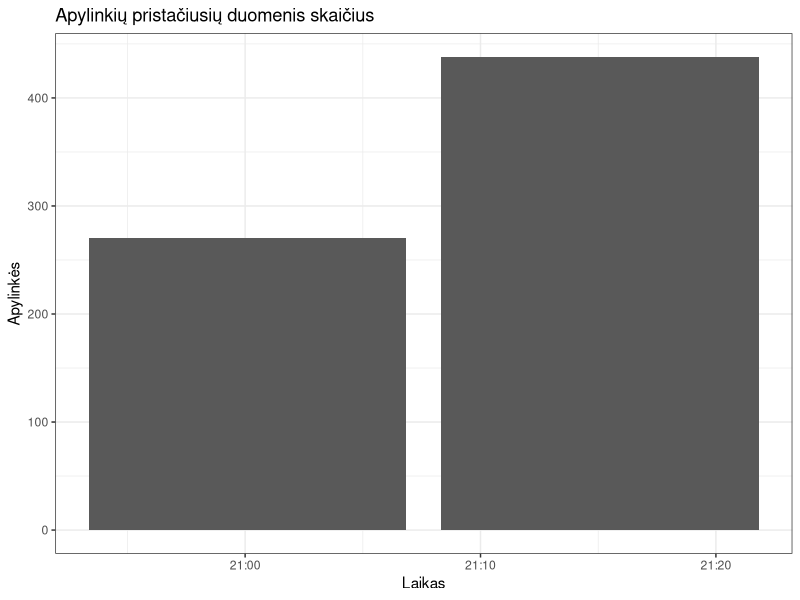
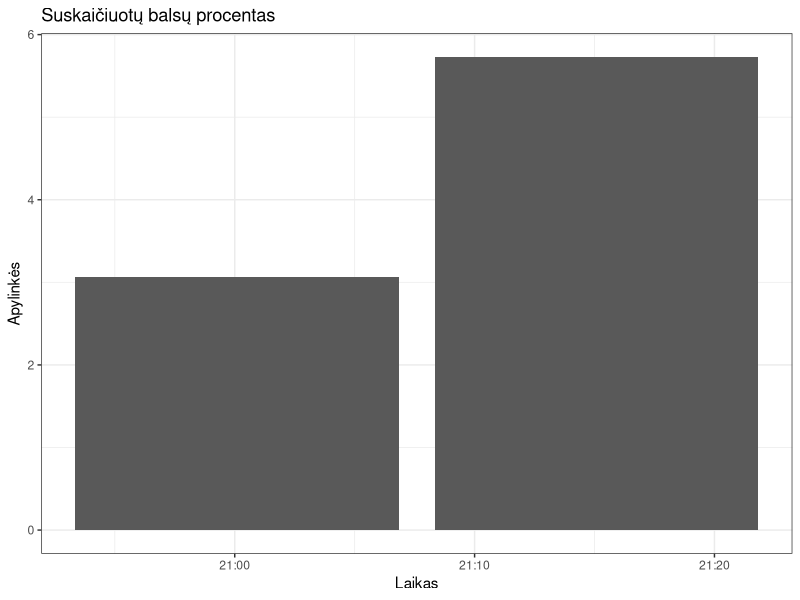
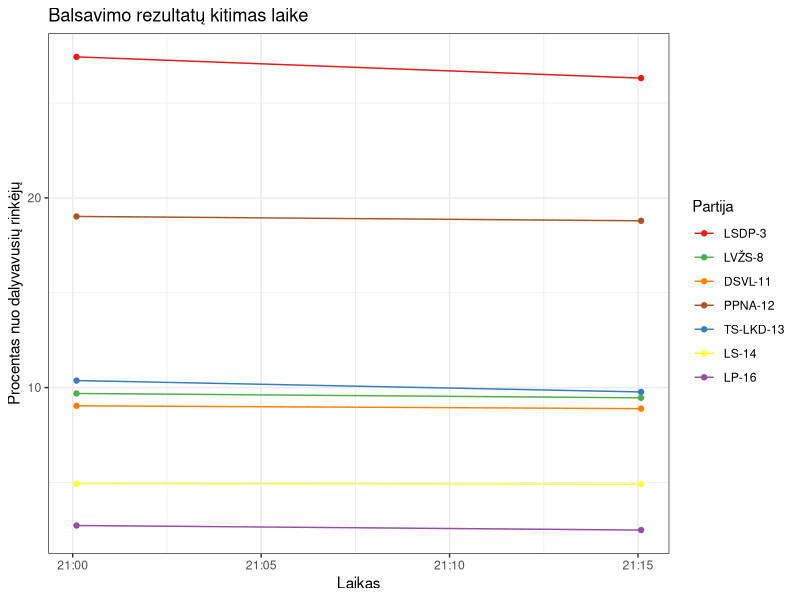
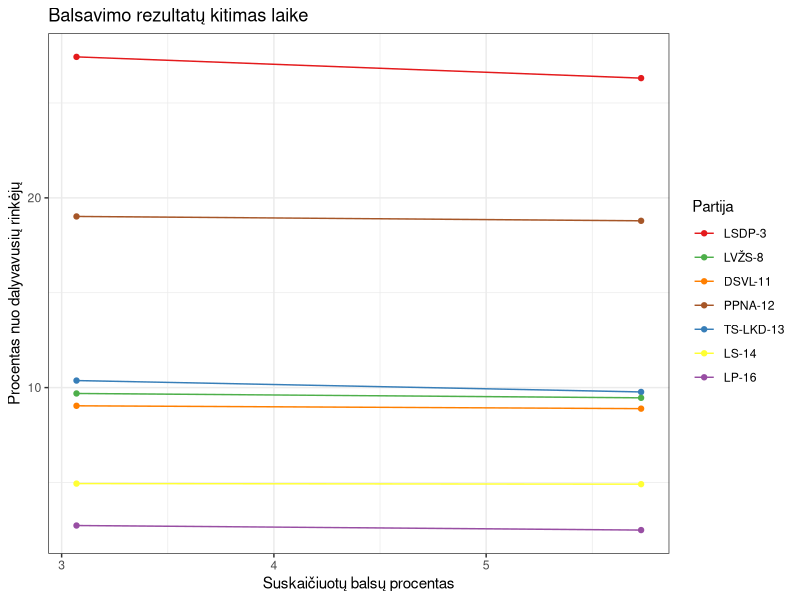
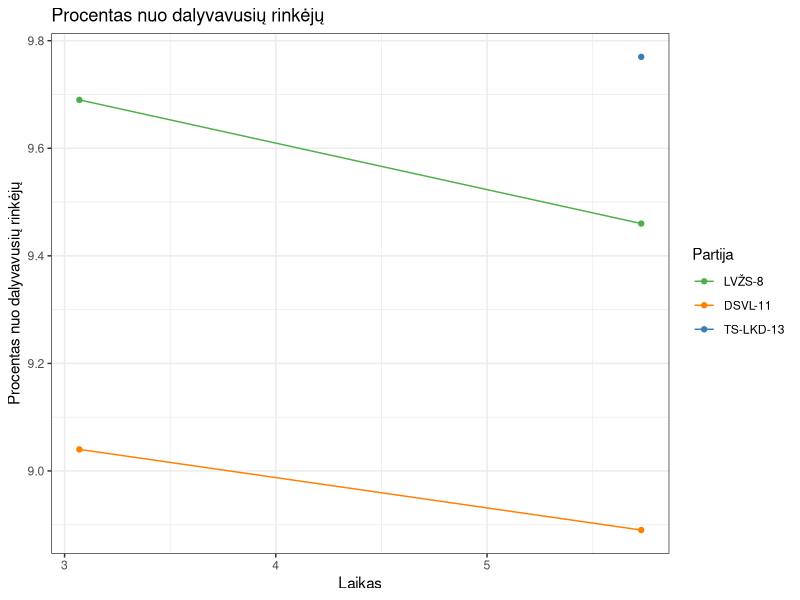
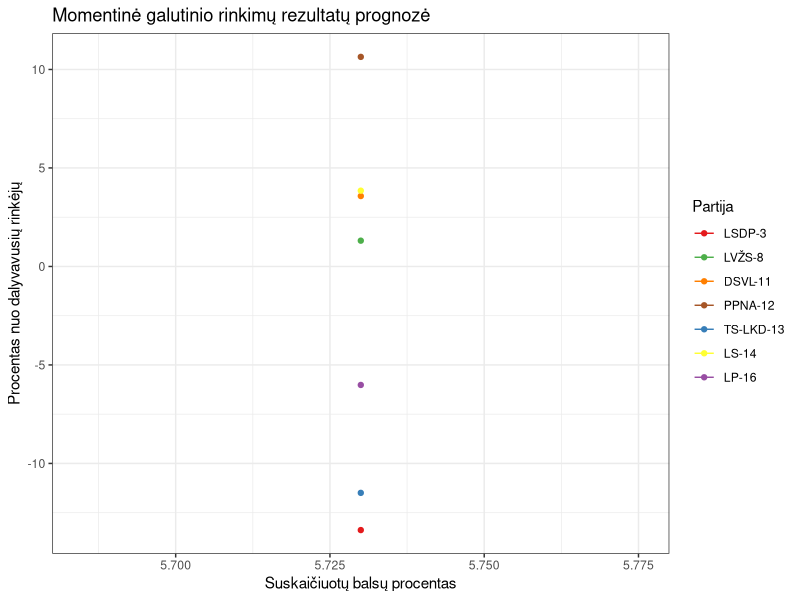
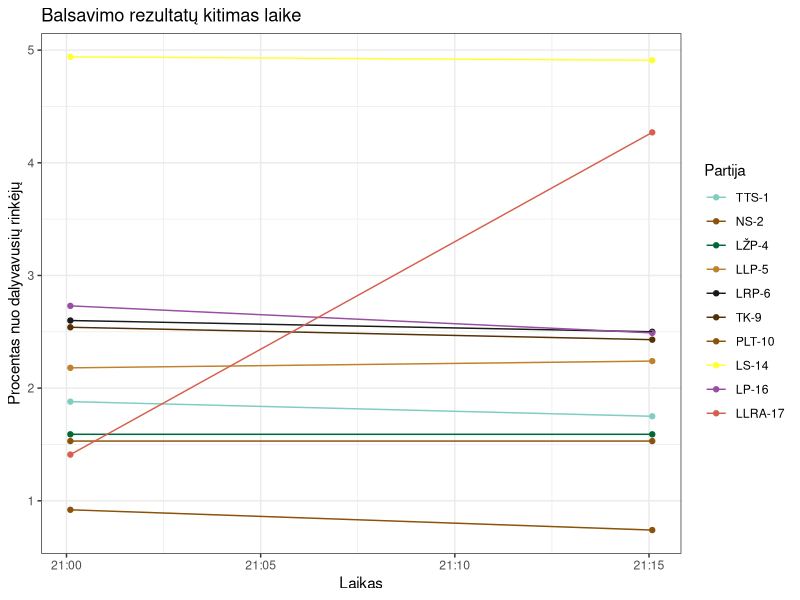
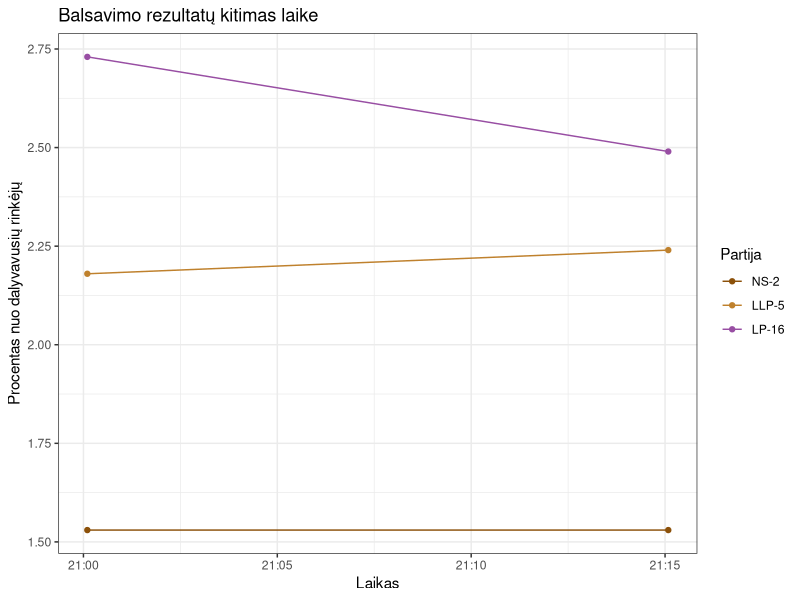

These figures' R source, in order:
## ---- chunk 1
library(dplyr)
library(lubridate)
library(ggplot2)

dt <- read.csv("data/20241013/daugmvrt.csv") %>% 
    mutate(timestamp = ymd_hms(timestamp)) %>% filter(timestamp>= ymd_hms("2024-10-13 21:00:00"))

ap <- dt %>%
    select(timestamp, apylinkes, lt_proc_rinkeju) %>%
    unique()

san <- readxl::read_xlsx("data/santrumpos.xlsx")

dt1 <- dt %>% left_join(san)

ggplot(aes(x = timestamp, y = apylinkes), data = ap) +
    geom_col() +
    theme_bw() +
    labs(x = "Laikas", y = "Apylinkės", title = "Apylinkių pristačiusių duomenis skaičius")
## ---- chunk 2
ggplot(aes(x = timestamp, y = lt_proc_rinkeju), data = ap) +
    geom_col() +
    theme_bw() +
    labs(x = "Laikas", y = "Apylinkės", title = "Suskaičiuotų balsų procentas")
## ---- chunk 3
top7 <- c(3, 12,13,8,11,14,16)
cols <- RColorBrewer::brewer.pal(7, "Set1")

dt2 <- dt1 %>% filter(saraso_numeris %in% top7)

mt <- dt2 %>% select(saraso_numeris, santrumpa, spalva) %>% unique %>% arrange(saraso_numeris)

dt3 <- dt2 %>% mutate(santrumpa = factor(santrumpa, levels = mt$santrumpa))

ggplot(aes(x = timestamp, y = proc_nuo_dal_rinkeju, group = santrumpa, colour = santrumpa), data = dt3) +
    geom_point() +
    geom_line() +
    theme_bw() +
    scale_colour_manual(name = "Partija", values = mt$spalva) +
    labs(x = "Laikas", y = "Procentas nuo dalyvavusių rinkėjų", title = "Balsavimo rezultatų kitimas laike")
## ---- chunk 4
top7 <- c(3, 12,13,8,11,14,16)
cols <- RColorBrewer::brewer.pal(7, "Set1")

dt2 <- dt1 %>% filter(saraso_numeris %in% top7)

mt <- dt2 %>% select(saraso_numeris, santrumpa, spalva) %>% unique %>% arrange(saraso_numeris)

dt3 <- dt2 %>% mutate(santrumpa = factor(santrumpa, levels = mt$santrumpa))

ggplot(aes(x = lt_proc_rinkeju, y = proc_nuo_dal_rinkeju, group = santrumpa, colour = santrumpa), data = dt3) +
    geom_point() +
    geom_line() +
    theme_bw() +
    scale_colour_manual(name = "Partija", values = mt$spalva) +
    labs(x = "Suskaičiuotų balsų procentas", y = "Procentas nuo dalyvavusių rinkėjų", title = "Balsavimo rezultatų kitimas laike")
## ---- chunk 5

dt4 <- dt3 %>% filter(proc_nuo_dal_rinkeju<10 & proc_nuo_dal_rinkeju>5)
mt4 <- mt %>% filter(spalva %in% unique(dt4$spalva))

ggplot(aes(x = lt_proc_rinkeju, y = proc_nuo_dal_rinkeju, group = santrumpa, colour = santrumpa), data = dt4) +
    geom_point() +
    geom_line() +
    theme_bw() +
    scale_colour_manual(name = "Partija", values = mt4$spalva) +
    labs(x = "Laikas", y = "Procentas nuo dalyvavusių rinkėjų", title = "Procentas nuo dalyvavusių rinkėjų")
## ---- chunk 6
do_one_forecast <- function(dt, sno) {
    vv <- dt %>% filter(saraso_numeris == sno) %>% arrange(timestamp)
    rr <- 6:nrow(vv)
    fc <- sapply(rr, function(x) {
        mod <- lm(proc_nuo_dal_rinkeju~lt_proc_rinkeju, data = vv[1:x,])
        res <- predict(mod, newdata = data.frame(lt_proc_rinkeju = 100))
        as.numeric(res)
    })
    data.frame(saraso_numeris =sno, 
               lt_proc_rinkeju = vv$lt_proc_rinkeju[rr], 
               timestamp = vv$timestamp[rr], forecast = fc) 
    
}

fc <- lapply(unique(as.integer(dt1$saraso_numeris)), function(x)do_one_forecast(dt1,x)) %>% bind_rows

fc1 <- fc %>% left_join(dt1 %>% select(saraso_numeris, santrumpa, spalva) %>% unique)

fc2 <- fc1 %>% filter(saraso_numeris %in% top7)

mt <-  fc2 %>% select(saraso_numeris, santrumpa, spalva) %>% unique %>% arrange(saraso_numeris)

fc3 <- fc2 %>% mutate(santrumpa = factor(santrumpa, levels = mt$santrumpa))

ggplot(aes(x = lt_proc_rinkeju, y = forecast, group = santrumpa, colour = santrumpa), data = fc3) +
    geom_point() +
    geom_line() +
    theme_bw() +
    scale_colour_manual(name = "Partija", values = mt$spalva) +
    labs(x = "Suskaičiuotų balsų procentas", y = "Procentas nuo dalyvavusių rinkėjų", title = "Momentinė galutinio rinkimų rezultatų prognozė")

## ---- chunk 7
library(knitr)
ll <- fc1 %>% filter(timestamp == max(timestamp))

ll1 <- ll %>% arrange(forecast) %>% select(santrumpa, prognoze = forecast) %>% 
    mutate(prognoze = round(prognoze, 1)) %>% arrange(-prognoze)

kable(ll1)
## ---- chunk 8


dtg <- dt1 %>% filter(proc_nuo_dal_rinkeju<5)
mtg <- dtg %>% select(saraso_numeris, santrumpa, spalva) %>% unique %>% arrange(saraso_numeris)

dtg1 <- dtg %>% mutate(santrumpa = factor(santrumpa, levels = mtg$santrumpa))

ggplot(aes(x = timestamp, y = proc_nuo_dal_rinkeju, group = santrumpa, colour = santrumpa), data = dtg1) +
    geom_point() +
    geom_line() +
    theme_bw() +
    scale_colour_manual(name = "Partija", values = mtg$spalva) +
    labs(x = "Laikas", y = "Procentas nuo dalyvavusių rinkėjų", title = "Balsavimo rezultatų kitimas laike")
## ---- chunk 9

ggplot(aes(x = timestamp, y = proc_nuo_dal_rinkeju, group = santrumpa, colour = santrumpa), data = dtg1 %>% filter(saraso_numeris %in% c(16,5, 2))) +
    geom_point() +
    geom_line() +
    theme_bw() +
    scale_colour_manual(name = "Partija", values = mtg %>% filter(saraso_numeris %in% c(16,5, 2)) %>% .$spalva) +
    labs(x = "Laikas", y = "Procentas nuo dalyvavusių rinkėjų", title = "Balsavimo rezultatų kitimas laike")
## ---- chunk 10

dtk <- dt1 %>% group_by(timestamp, kaimynai) %>% summarise(proc_nuo_dal_rinkeju = sum(proc_nuo_dal_rinkeju)) %>% 
    mutate(kaimynai = as.character(kaimynai))

ggplot(aes(x = timestamp, y = proc_nuo_dal_rinkeju), data = dtk %>% filter(kaimynai == 1))  +
    geom_point() +
    geom_line() +
    theme_bw() +
   # scale_color_discrete(name = "Projektas")+
    #scale_colour_manual(name = "Partija", values = mtg %>% filter(saraso_numeris %in% c(16,2)) %>% .$spalva) +
    labs(x = "Laikas", y = "Procentas nuo dalyvavusių rinkėjų", title = "Balsavimo rezultatų kitimas laike")
